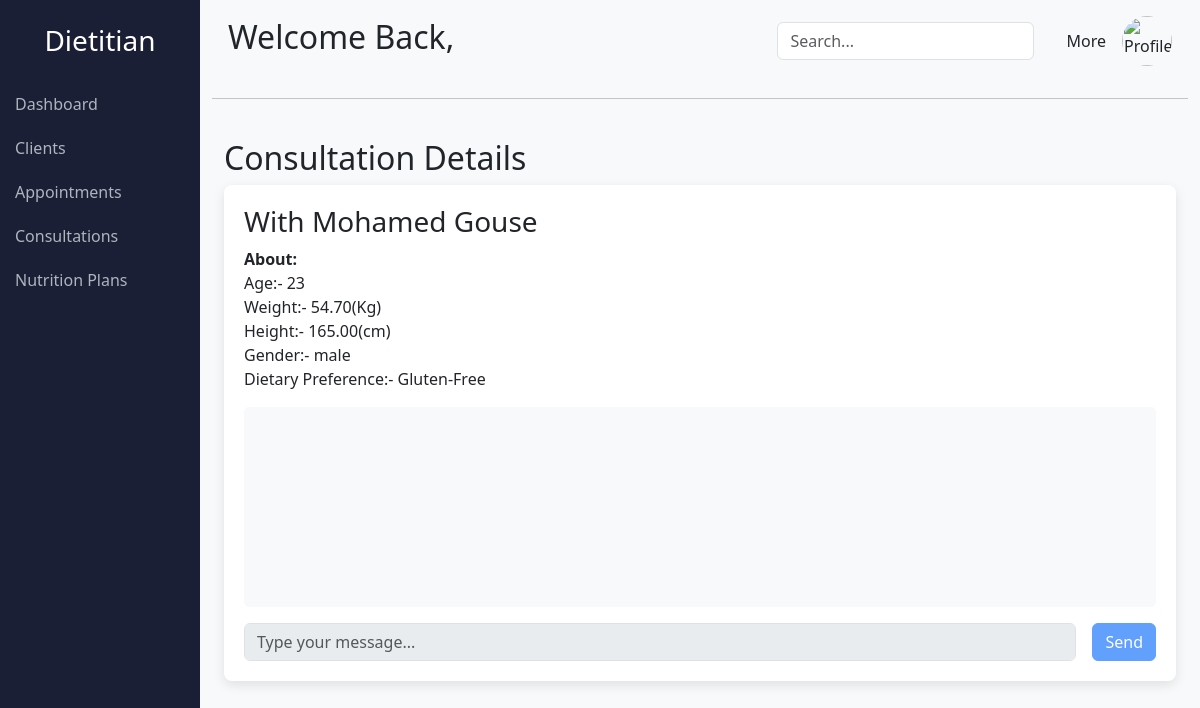
Page /dietitian/chat/1/ (signed in) on the committed database.
### dietitian/models.py (models this page shows)
class Consultation(models.Model):
    dietitian = models.ForeignKey(Accounts, on_delete=models.CASCADE, related_name='dietitian_consultations')
    client = models.ForeignKey(Accounts, on_delete=models.CASCADE, related_name='client_consultations')
    date = models.DateTimeField()
    confirmed = models.BooleanField(default=False)
    def __str__(self):
        return f"Consultation with {self.client} on {self.date}"

### users_account/models.py (models this page shows, shortened)
class Accounts(AbstractUser):
    email = models.EmailField(unique=True)
    username = models.CharField(max_length=55, unique=True)
    role = models.CharField(choices=ROLE_CHOICE, default='user', max_length=100)
    def __str__(self):
        return self.username
    @property
    def is_profile_complete(self):
        if self.role == 'user' and hasattr(self, 'user_profile'):
            return self.user_profile.is_profile_complete()
        elif self.role == 'dietitian' and hasattr(self, 'dietitian_profile'):
            return self.dietitian_profile.is_profile_complete()
        return False  # If no matching role or profile exists

class User_Profile(models.Model):
    user = models.OneToOneField(Accounts, on_delete=models.CASCADE)
    full_name = models.CharField(max_length=100, null=False, blank=False)
    photo = models.ImageField(upload_to='profile_photos', default='assets/profile.png')
    age = models.PositiveIntegerField(null=True, blank=True)
    weight = models.DecimalField(max_digits=5, decimal_places=2, blank=True, null=True)
    height = models.DecimalField(max_digits=5, decimal_places=2, blank=True, null=True)
    gender = models.CharField(choices=GENDER_CHOICE, max_length=100, blank=True, null=True)
    dietary_preference = models.CharField(choices=DIETARY_PREFERENCE_CHOICES, max_length=50, default='None')
    dietary_goal = models.ManyToManyField(Specialties)
    chronic_condition = models.ManyToManyField(Chronic_conditions)
    suger_level = models.DecimalField(max_digits=5, decimal_places=2, default=0)
    cholestrol_level = models.DecimalField(max_digits=5, decimal_places=2, default=0)

### dietitian/views.py (the view)
# urls.py: path('chat/<int:CId>/', chat_screen, name='chat'),
def chat_screen(request, CId):
    consultation = Consultation.objects.get(id=CId)
    messages_list = consultation.messages.order_by('timestamp')
    print(consultation)
    return render(request, 'chat_screen.html', {'consultation': consultation, 'messages_list': messages_list})

### dietitian/templates/chat_screen.html (shortened to what this page needs)
{% extends "dietitian_base.html" %}
{% block content %}
<div class="container py-4">
    <h2>Consultation Details</h2>
    <div class="consultation-detail bg-white">
        <div class="consultation-info mb-3">
            <h3>With <span class="text-capitalize">{{ consultation.client.user_profile.full_name }}</span></h3>
            <p><strong>About:</strong>
                <br>Age:- {{ consultation.client.user_profile.age }}
                <br>Weight:- {{ consultation.client.user_profile.weight }}(Kg)
                <br>Height:- {{ consultation.client.user_profile.height }}(cm)
                <br>Gender:- {{ consultation.client.user_profile.gender }}
                <br>Dietary Preference:- {{ consultation.client.user_profile.dietary_preference }}
                </p>
        </div>
        <div class="chat-history bg-light" id="chat-log">
        </div>
        <div class="d-flex mt-3">
            <input id="chat-message-input" type="text" class="form-control me-3" placeholder="Type your message..." autocomplete="off" >
            <button id="chat-message-submit" class="btn btn-primary" >Send</button>
        </div>
    </div>
</div>
{% endblock content %}

### dietitian/templates/chat_screen.html (style rules this page uses)
.consultation-detail { padding: 20px; border-radius: 8px; box-shadow: 0 4px 12px rgba(0, 0, 0, 0.1); }
.chat-history { height: 200px; overflow-y: auto; border-radius: 5px; padding: 15px; }

### rows in the picture
Consultation: client.user_profile.full_name "Mohamed Gouse", client.user_profile.age "23", client.user_profile.weight "54.70", client.user_profile.height "165.00", client.user_profile.gender "male", client.user_profile.dietary_preference "Gluten-Free"
